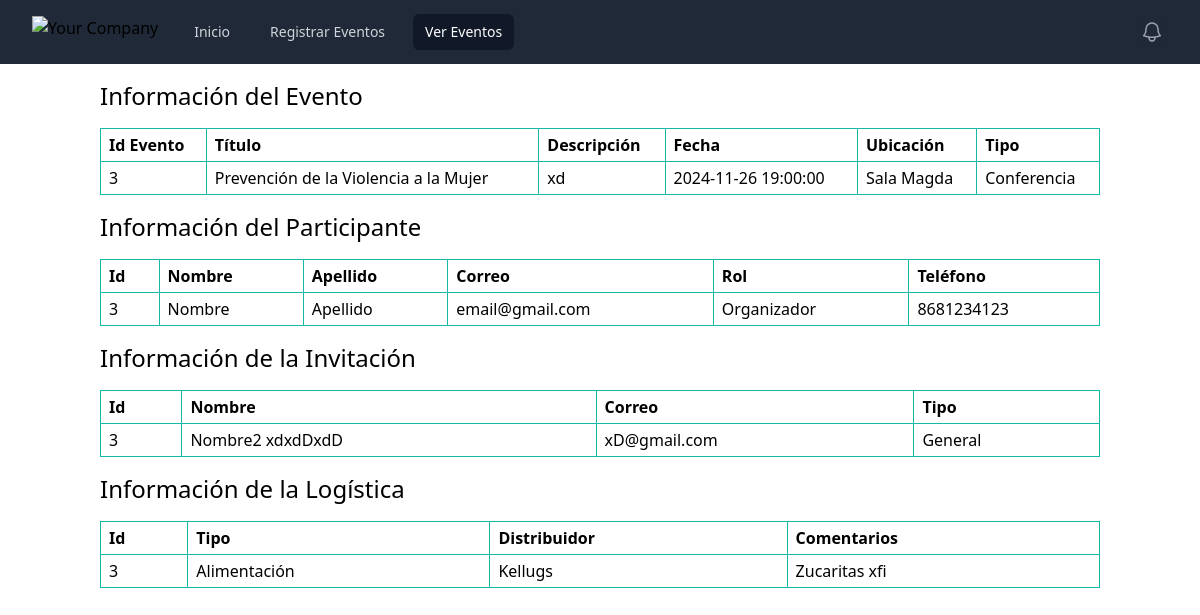
Page /evento/3 on the committed database.
### tables this page shows
CREATE TABLE events(
    eventId INTEGER PRIMARY KEY AUTOINCREMENT,
    title VARCHAR(40) NOT NULL UNIQUE,
    description VARCHAR(160) NOT NULL NOT NULL,
    dateTime TIMESTAMP NOT NULL,
    location VARCHAR(40) NOT NULL,
    type VARCHAR(40) NOT NULL
  );

CREATE TABLE participants(
    participandId INTEGER PRIMARY KEY AUTOINCREMENT,
    name VARCHAR(40) NOT NULL,
    lastname VARCHAR(40) NOT NULL,
    email VARCHAR(40) NOT NULL,
    role VARCHAR(40) NOT NULL,
    phone INTEGER NOT NULL,
    eventId INTEGER,
    FOREIGN KEY(eventId) REFERENCES events(eventId)
  );

CREATE TABLE invitations(
    invitationId INTEGER PRIMARY KEY AUTOINCREMENT,
    name VARCHAR(40) NOT NULL,
    email VARCHAR(40) NOT NULL,
    type VARCHAR(40) NOT NULL,
    eventId INTEGER,
    FOREIGN KEY(eventId) REFERENCES events(eventId)
  );

CREATE TABLE logistic(
    logisticId INTEGER PRIMARY KEY AUTOINCREMENT,
    type VARCHAR(40) NOT NULL,
    distribuitor VARCHAR(40) NOT NULL,
    comments VARCHAR(160) NOT NULL,
    eventId INTEGER,
    FOREIGN KEY(eventId) REFERENCES events(eventId)
  );

### app.py (the view)
@app.route('/evento/<id>')
def evento(id):
  connection = sqlite3.connect(database_path)
  cursor = connection.cursor()
  event_id = cursor.execute(f'SELECT eventId FROM events where eventId=?', (id,)).fetchone()
  if event_id:
    event_id = event_id[0]
    event = cursor.execute(f'SELECT eventId, title, description, dateTime, location, type FROM events where eventId=?', (event_id,)).fetchone()
    participants = cursor.execute(f'SELECT participandId, name, lastname, email, role, phone, eventId FROM participants where eventId=?', (event_id,)).fetchall()
    invitations = cursor.execute(f'SELECT invitationId, name, email, type, eventId FROM invitations where eventId=?', (event_id,)).fetchall()
    logistics = cursor.execute(f'SELECT logisticId, type, distribuitor, comments, eventId FROM logistic where eventId=?', (event_id,)).fetchall()
    event_list = [
      {'id': event[0], 'title': event[1], 'description': event[2], 'dateTime': event[3], 'location': event[4], 'type': event[5]}
    ]
    participant_list = [
      {'id': participant[0], 'name': participant[1], 'lastname': participant[2], 'email': participant[3], 'role': participant[4], 'phone': participant[5]}
      for participant in participants
    ]
    invitation_list = [
      {'id': invitation[0], 'name': invitation[1], 'email': invitation[2], 'type': invitation[3]}
      for invitation in invitations
    ]
    logistic_list = [
      {'id': logistic[0], 'type': logistic[1], 'distribuitor': logistic[2], 'comments': logistic[3]}
      for logistic in logistics
    ]
    return render_template('evento.html', events=event_list, participants=participant_list, invitations=invitation_list, logistics=logistic_list)
  else:
    return f'Error 404 :c'

### templates/evento.html (shortened to what this page needs)
{% extends 'index.html' %}
{% block nav_items %}
  <a href="{{ url_for('index') }}" class="nav-link">Inicio</a>
  <a href="{{ url_for('registrar_evento') }}" class="nav-link">Registrar Eventos</a>
  <a href="{{ url_for('ver_eventos') }}" class="selected-nav-link" aria-current="page">Ver Eventos</a>
{% endblock %}
{% block body %}
<div class="w-full">
  {% if events %}
  <div class="w-10/12 mx-auto my-2">
    <h2 class="text-2xl">Información del Evento</h2>
  </div>
    <table class="w-10/12 mx-auto my-4">
      <tbody>
        <tr>
          <th class="w-auto px-2 py-1 border-teal-500 border items-center text-start">Id Evento</th>
          <th class="w-auto px-2 py-1 border-teal-500 border items-center text-start">Título</th>
          <th class="w-auto px-2 py-1 border-teal-500 border items-center text-start">Descripción</th>
          <th class="w-auto px-2 py-1 border-teal-500 border items-center text-start">Fecha</th>
          <th class="w-auto px-2 py-1 border-teal-500 border items-center text-start">Ubicación</th>
          <th class="w-auto px-2 py-1 border-teal-500 border items-center text-start">Tipo</th>
        </tr>
      {% for event in events %}
        <tr>
          <td class="w-auto px-2 py-1 border-teal-500 border items-center text-start">{{ event['id'] }}</td>
          <td class="w-auto px-2 py-1 border-teal-500 border items-center text-start">{{ event['title'] }}</td>
          <td class="w-auto px-2 py-1 border-teal-500 border items-center text-start">{{ event['description'] }}</td>
          <td class="w-auto px-2 py-1 border-teal-500 border items-center text-start">{{ event['dateTime'] }}
          </td>
          <td class="w-auto px-2 py-1 border-teal-500 border items-center text-start">{{ event['location'] }}
          </td>
          <td class="w-auto px-2 py-1 border-teal-500 border items-center text-start">{{ event['type'] }}
          </td>
        </tr>
      {% endfor %}
      </tbody>
    </table>
  {% endif %}
  {% if participants %}
  <div class="w-10/12 mx-auto my-2">
    <h2 class="text-2xl">Información del Participante</h2>
  </div>
    <table class="w-10/12 mx-auto my-4">
      <tbody>
        <tr>
          <th class="w-auto px-2 py-1 border-teal-500 border items-center text-start">Id</th>
          <th class="w-auto px-2 py-1 border-teal-500 border items-center text-start">Nombre</th>
          <th class="w-auto px-2 py-1 border-teal-500 border items-center text-start">Apellido</th>
          <th class="w-auto px-2 py-1 border-teal-500 border items-center text-start">Correo</th>
          <th class="w-auto px-2 py-1 border-teal-500 border items-center text-start">Rol</th>
          <th class="w-auto px-2 py-1 border-teal-500 border items-center text-start">Teléfono</th>
        </tr>
      {% for participant in participants %}
        <tr>
          <td class="w-auto px-2 py-1 border-teal-500 border items-center text-start">{{ participant['id'] }}</td>
          <td class="w-auto px-2 py-1 border-teal-500 border items-center text-start">{{ participant['name'] }}</td>
          <td class="w-auto px-2 py-1 border-teal-500 border items-center text-start">{{ participant['lastname'] }}</td>
          <td class="w-auto px-2 py-1 border-teal-500 border items-center text-start">{{ participant['email'] }}</td>
          <td class="w-auto px-2 py-1 border-teal-500 border items-center text-start">{{ participant['role'] }}</td>
          <td class="w-auto px-2 py-1 border-teal-500 border items-center text-start">{{ participant['phone'] }}</td>
        </tr>
      {% endfor %}
      </tbody>
    </table>
  {% endif %}
  {% if invitations %}
  <div class="w-10/12 mx-auto my-2">
    <h2 class="text-2xl">Información de la Invitación</h2>
  </div>
    <table class="w-10/12 mx-auto my-4">
      <tbody>
        <tr>
          <th class="w-auto px-2 py-1 border-teal-500 border items-center text-start">Id</th>
          <th class="w-auto px-2 py-1 border-teal-500 border items-center text-start">Nombre</th>
          <th class="w-auto px-2 py-1 border-teal-500 border items-center text-start">Correo</th>
          <th class="w-auto px-2 py-1 border-teal-500 border items-center text-start">Tipo</th>
        </tr>
      {% for invitation in invitations %}
        <tr>
          <td class="w-auto px-2 py-1 border-teal-500 border items-center text-start">{{ invitation['id'] }}</td>
          <td class="w-auto px-2 py-1 border-teal-500 border items-center text-start">{{ invitation['name'] }}</td>
          <td class="w-auto px-2 py-1 border-teal-500 border items-center text-start">{{ invitation['email'] }}</td>
          <td class="w-auto px-2 py-1 border-teal-500 border items-center text-start">{{ invitation['type'] }}</td>
        </tr>
      {% endfor %}
      </tbody>
    </table>
  {% endif %}
  {% if logistics %}
  <div class="w-10/12 mx-auto my-2">
    <h2 class="text-2xl">Información de la Logística</h2>
  </div>
    <table class="w-10/12 mx-auto my-4">
      <tbody>
        <tr>
          <th class="w-auto px-2 py-1 border-teal-500 border items-center text-start">Id</th>
          <th class="w-auto px-2 py-1 border-teal-500 border items-center text-start">Tipo</th>
          <th class="w-auto px-2 py-1 border-teal-500 border items-center text-start">Distribuidor</th>
          <th class="w-auto px-2 py-1 border-teal-500 border items-center text-start">Comentarios</th>
        </tr>
      {% for logistic in logistics %}
        <tr>
          <td class="w-auto px-2 py-1 border-teal-500 border items-center text-start">{{ logistic['id'] }}</td>
          <td class="w-auto px-2 py-1 border-teal-500 border items-center text-start">{{ logistic['type'] }}</td>
          <td class="w-auto px-2 py-1 border-teal-500 border items-center text-start">{{ logistic['distribuitor'] }}</td>
          <td class="w-auto px-2 py-1 border-teal-500 border items-center text-start">{{ logistic['comments'] }}</td>
        </tr>
      {% endfor %}
      </tbody>
    </table>
  {% endif %}
</div>
{% endblock %}

### static/styles.css (style rules this page uses)
* { margin: 0; padding: 0; }

### rows in the picture
events: id "3", title "Prevención de la Violencia a la Mujer", description "xd", dateTime "2024-11-26 19:00:00", location "Sala Magda", type "Conferencia"
participants: id "3", name "Nombre", lastname "Apellido", email "email@gmail.com", role "Organizador", phone "8681234123"
invitations: id "3", name "Nombre2 xdxdDxdD", email "xD@gmail.com", type "General"
logistic: id "3", type "Alimentación", distribuitor "Kellugs", comments "Zucaritas xfi"
